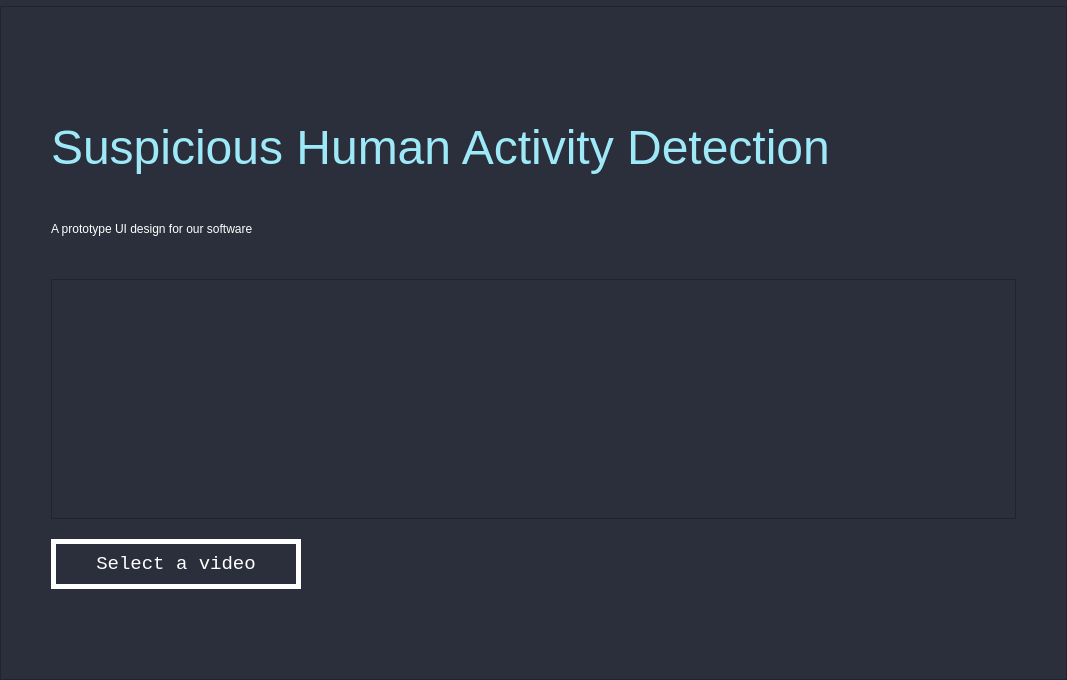
<?xml version="1.0" encoding="UTF-8"?>
<ui version="4.0">
 <class>mainWindow</class>
 <widget class="QMainWindow" name="mainWindow">
  <property name="enabled">
   <bool>true</bool>
  </property>
  <property name="geometry">
   <rect>
    <x>0</x>
    <y>0</y>
    <width>1067</width>
    <height>680</height>
   </rect>
  </property>
  <property name="sizePolicy">
   <sizepolicy hsizetype="Expanding" vsizetype="Expanding">
    <horstretch>1</horstretch>
    <verstretch>1</verstretch>
   </sizepolicy>
  </property>
  <property name="windowTitle">
   <string>MainWindow</string>
  </property>
  <property name="autoFillBackground">
   <bool>false</bool>
  </property>
  <property name="styleSheet">
   <string notr="true">background: rgb(43, 46, 59);
</string>
  </property>
  <widget class="QWidget" name="landing">
   <property name="cursor">
    <cursorShape>ArrowCursor</cursorShape>
   </property>
   <property name="styleSheet">
    <string notr="true">QWidget#landing{
background: rgb(43, 46, 59);
}</string>
   </property>
   <layout class="QGridLayout" name="gridLayout">
    <property name="leftMargin">
     <number>0</number>
    </property>
    <property name="topMargin">
     <number>0</number>
    </property>
    <property name="rightMargin">
     <number>0</number>
    </property>
    <property name="bottomMargin">
     <number>0</number>
    </property>
    <item row="0" column="0">
     <widget class="QFrame" name="frame_2">
      <property name="frameShape">
       <enum>QFrame::StyledPanel</enum>
      </property>
      <property name="frameShadow">
       <enum>QFrame::Raised</enum>
      </property>
     </widget>
    </item>
    <item row="1" column="0">
     <widget class="QFrame" name="frame">
      <property name="sizePolicy">
       <sizepolicy hsizetype="Expanding" vsizetype="Expanding">
        <horstretch>1</horstretch>
        <verstretch>1</verstretch>
       </sizepolicy>
      </property>
      <property name="sizeIncrement">
       <size>
        <width>10</width>
        <height>10</height>
       </size>
      </property>
      <property name="baseSize">
       <size>
        <width>0</width>
        <height>0</height>
       </size>
      </property>
      <property name="frameShape">
       <enum>QFrame::StyledPanel</enum>
      </property>
      <property name="frameShadow">
       <enum>QFrame::Raised</enum>
      </property>
      <layout class="QGridLayout" name="gridLayout_2">
       <property name="leftMargin">
        <number>50</number>
       </property>
       <property name="topMargin">
        <number>50</number>
       </property>
       <property name="rightMargin">
        <number>50</number>
       </property>
       <property name="bottomMargin">
        <number>50</number>
       </property>
       <property name="spacing">
        <number>20</number>
       </property>
       <item row="1" column="0">
        <widget class="QLabel" name="label">
         <property name="sizePolicy">
          <sizepolicy hsizetype="Expanding" vsizetype="Expanding">
           <horstretch>0</horstretch>
           <verstretch>1</verstretch>
          </sizepolicy>
         </property>
         <property name="font">
          <font>
           <family>MS Shell Dlg 2</family>
           <pointsize>36</pointsize>
           <weight>50</weight>
           <italic>false</italic>
           <bold>false</bold>
          </font>
         </property>
         <property name="styleSheet">
          <string notr="true">font: 36pt &quot;MS Shell Dlg 2&quot;;
color: rgb(158,233,248);</string>
         </property>
         <property name="text">
          <string>Suspicious Human Activity Detection</string>
         </property>
        </widget>
       </item>
       <item row="3" column="0">
        <widget class="QFrame" name="frame_3">
         <property name="sizePolicy">
          <sizepolicy hsizetype="Expanding" vsizetype="Expanding">
           <horstretch>1</horstretch>
           <verstretch>3</verstretch>
          </sizepolicy>
         </property>
         <property name="minimumSize">
          <size>
           <width>0</width>
           <height>240</height>
          </size>
         </property>
         <property name="frameShape">
          <enum>QFrame::StyledPanel</enum>
         </property>
         <property name="frameShadow">
          <enum>QFrame::Raised</enum>
         </property>
        </widget>
       </item>
       <item row="2" column="0">
        <widget class="QLabel" name="label_2">
         <property name="sizePolicy">
          <sizepolicy hsizetype="Expanding" vsizetype="Expanding">
           <horstretch>1</horstretch>
           <verstretch>1</verstretch>
          </sizepolicy>
         </property>
         <property name="styleSheet">
          <string notr="true">font: 20pt &quot;MS Reference Sans Serif&quot;;
color: white;</string>
         </property>
         <property name="text">
          <string>A prototype UI design for our software</string>
         </property>
         <property name="margin">
          <number>0</number>
         </property>
        </widget>
       </item>
       <item row="0" column="0">
        <spacer name="verticalSpacer">
         <property name="orientation">
          <enum>Qt::Vertical</enum>
         </property>
         <property name="sizeType">
          <enum>QSizePolicy::MinimumExpanding</enum>
         </property>
         <property name="sizeHint" stdset="0">
          <size>
           <width>20</width>
           <height>60</height>
          </size>
         </property>
        </spacer>
       </item>
       <item row="4" column="0">
        <widget class="QPushButton" name="start_b">
         <property name="sizePolicy">
          <sizepolicy hsizetype="Fixed" vsizetype="Fixed">
           <horstretch>0</horstretch>
           <verstretch>0</verstretch>
          </sizepolicy>
         </property>
         <property name="minimumSize">
          <size>
           <width>250</width>
           <height>50</height>
          </size>
         </property>
         <property name="baseSize">
          <size>
           <width>100</width>
           <height>100</height>
          </size>
         </property>
         <property name="styleSheet">
          <string notr="true">:enabled {
border-radius: 0px;
font-family: Courier New;
color: #ffffff;
font-size: 14pt;
background: transparent;
padding: 10pt 20pt 10pt 20pt;
border: 5px solid #ffffff;
text-decoration: none;
}
:hover {
background: white;
color: rgb(43, 46, 59);
border: 0px;
}</string>
         </property>
         <property name="text">
          <string>Select a video</string>
         </property>
         <property name="checkable">
          <bool>false</bool>
         </property>
         <property name="checked">
          <bool>false</bool>
         </property>
         <property name="default">
          <bool>false</bool>
         </property>
         <property name="flat">
          <bool>false</bool>
         </property>
        </widget>
       </item>
       <item row="5" column="0">
        <spacer name="verticalSpacer_2">
         <property name="orientation">
          <enum>Qt::Vertical</enum>
         </property>
         <property name="sizeHint" stdset="0">
          <size>
           <width>20</width>
           <height>40</height>
          </size>
         </property>
        </spacer>
       </item>
      </layout>
     </widget>
    </item>
   </layout>
  </widget>
 </widget>
 <resources/>
 <connections/>
</ui>
